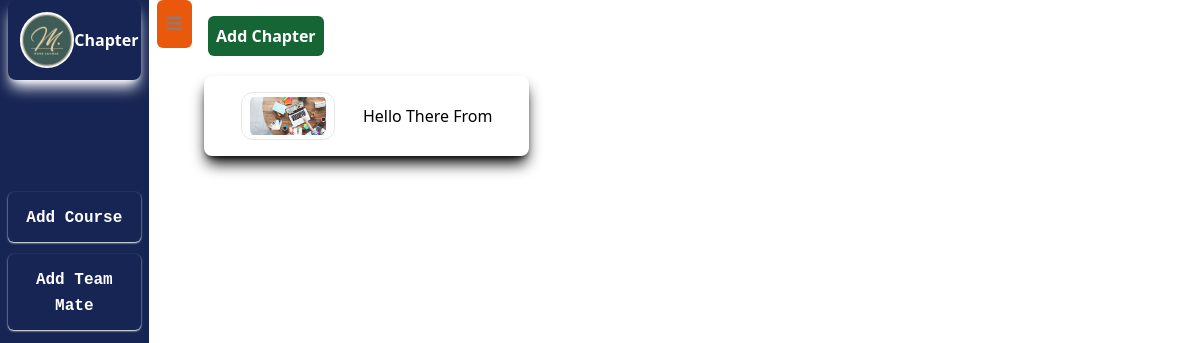
The page /staff/addcourse/2d75227991c84b01ad992e4c183db327 (signed in) on the database its author committed.
### Staff/models.py (models this page shows, shortened)
class Chapter(models.Model):
    id=models.UUIDField(primary_key=True,unique=True,editable=False,default=uuid.uuid4)
    title=models.CharField(max_length=255)
    icon=models.ImageField(upload_to='Chapter_Icons',null=True)
    course=models.ForeignKey(Course,on_delete=models.CASCADE)

### Staff/views.py (the view)
# urls.py: path('addcourse/<str:id>',views.ViewChapter,name="view_chapter"),
@login_required
@user_passes_test(is_staff)
def ViewChapter(request,id):
    chapters=Chapter.objects.filter(course=id)
    form=AddSKills
    return render(request,'Staff/addSkills.html',{'form':form,'addchapter':AddChapterForm,'chapters':chapters,'course_id':id})

### Staff/views.py (called while the page is built)
def is_staff(user):
    return user.is_authenticated and user.is_staff

### Home/templates/Staff/addSkills.html (shortened to what this page needs)
{% extends './Dashboard.html' %}
{% load static %}
{% block page %}
   Chapter
{% endblock page %}
{% block content %}
<div class="flex-1 relative">
<button id="addChapter" data-course-id="{{course_id}}" class="rounded-md bg-green-800 text-white font-bold px-2 py-2 mx-2 mt-4"> Add Chapter</button>
    <div class="grid grid-cols-3 mt-5 mx-1 gap-2 my-4">
{% for chapter in chapters %}
<button data-chapter-id="{{chapter.id}}" id="chapter_id" data-course-id="{{course_id}}" class="chapter_button rounded-lg bg-white shadow-black shadow-lg py-4 h-20 flex  flex-row  items-center justify-center">
    {% if chapter.icon != null %}
    <img src="{{chapter.icon.url}}" alt="" class="object-contain max-h-full border rounded-xl mr-7 px-2 py-1">
    {% else  %}
    <img src="{%static 'Icons/chapter.png' %}" alt="icon" class="object-contain max-h-full border rounded-xl mr-7 px-2 py-1">
    {% endif %}
    {{ chapter.title }}
</button>
{% endfor %}
</div>
</div>
</div>
{% endblock content %}

### rows shown on the page
Chapter: icon (picture), title "Hello There From"
